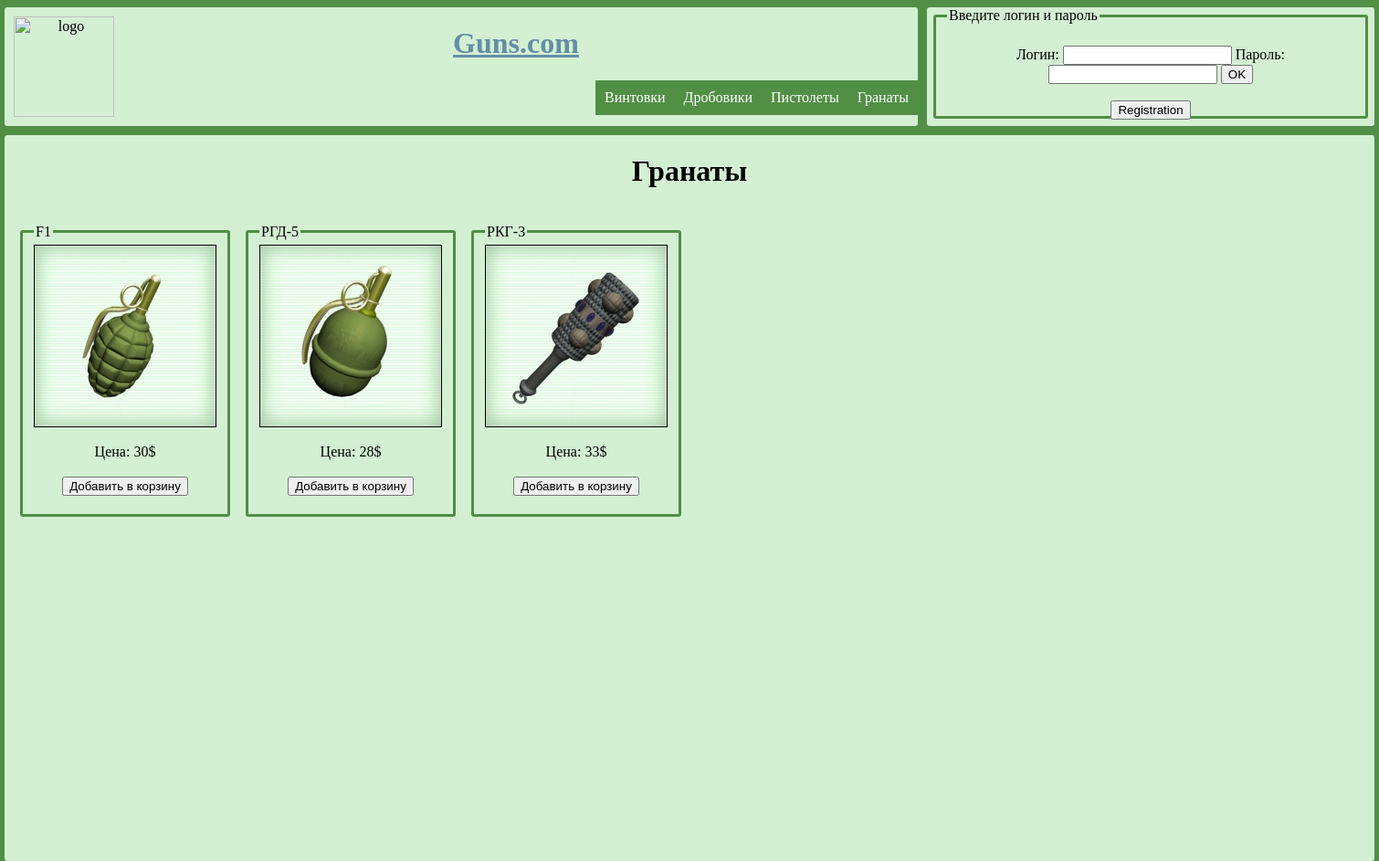
Screenshot of /output.php?value=Гранаты with the database file from the repository.
### tables this page shows
CREATE TABLE `tovars` (
  `id` int(6) UNSIGNED NOT NULL,
  `product` varchar(50) NOT NULL,
  `category` varchar(30) NOT NULL,
  `price` varchar(30) NOT NULL,
  `photo` varchar(100) NOT NULL
);

### output.php (the view, shortened to what this page needs)
<?php
    $cat = $_GET['value'];
    $conn = mysqli_connect('localhost', 'root', '5956861', "shop");
    $sql = "SELECT * FROM tovars WHERE category='$cat' ";
    $res = mysqli_query($conn, $sql);
?>
<html lang="en">
<head>
    <link rel="stylesheet" href="index.css">
</head>
<body>
<center>
<div class="up">
<img class="logo" src="https://cs9.pikabu.ru/images/previews_comm/2017-03_6/14908654351521703.png" alt="logo" title="Logo" align="left">
<h1><a href="index.php">Guns.com</a></h1>
<ul class="menu">
        <li><a href="output.php?value=Гранаты" name='Гранаты'>Гранаты</a>
        </li>
        <li><a href="output.php?value=Пистолеты" name='Пистолеты'>Пистолеты</a>
        </li>
        <li><a href="output.php?value=Дробовики" name='Дробовики'>Дробовики</a>
        </li>
        <li><a href="output.php?value=Винтовки" name='Винтовки'>Винтовки</a>
        </li>
    </ul>
</div>
<div class="loginform">
<form name = "index.php" method = "POST" action = "index.php">
        <fieldset class="log">
        <?php if (!isset($_SESSION[login])) { ?>
            <legend>Введите логин и пароль </legend>
            <font color="red"><?php echo "$_SESSION[msgerrornodata]"; ?></font><br>
            Логин: <input type = "text" name = "login" value = "">
            Пароль: <input type = "password" name = "password" value = "">
            <input type = "submit" name = "submit" value = "OK">
            <br><br>
            <?php } ?>
        </form>
        <?php if (!isset($_SESSION[login])) { ?>
        <form method="get" action="registration.php">
            <input type="submit" name="submit" value="Registration"/>
        </form>
        <?php } ?>
</div>
    <div class="centerside">
        <h1><?php echo $cat; ?></h1>
        <?php while ($row = mysqli_fetch_assoc($res))
        {
            echo "<fieldset class=\"tovar\"><legend>$row[product]</legend><img width='200px' height='200px' src=$row[photo]><br><br>Цена: $row[price]$
            <form action='index.php' method='post'><br><button name = 'button' type=\"submit\" value=\"$row[id]\">
        Добавить в корзину</button></form>
        </fieldset>";
        }?>
    </div>
</body>
</html>

### index.css (style rules this page uses)
body { background-color: #518f45; width: 1500px; margin-left: auto; margin-right: auto; font-family:Verdana; }
img.logo { height: 110px; margin: 10px 0 0 10px; }
fieldset.log { border: solid 3px #518f45; height: 100px; width: 446px; border-radius: 3px; }
fieldset.tovar { border: solid 3px #518f45; height: 300px; width: 200px; border-radius: 3px; float: left; margin: 17px 0px 10px 17px; }
a { color:#648ea5; }
.up { height: 130px; width: 1000px; border-radius: 3px; float: left; background-color: #d4f0d3; }
.loginform { height: 130px; width: 490px; border-radius: 3px; float: left; margin-left: 10px; background-color: #d4f0d3; }
.centerside { min-height: 795px; height: auto; width: 1500px; border-radius: 3px; background-color: #d4f0d3; float: left; margin: 10px 0 0 0px; }
ul { display: block; margin: 0; padding: 0; list-style: none; }
ul:after { display: block; content: ' '; clear: both; float: none; }
ul.menu > li { float: right; position: relative; }
ul.menu > li > a { display: block; padding: 10px; color: white; background-color: #518f45; text-decoration: none; }

### rows the page displays
tovars: product "F1", photo (picture), price "30", $row[id] 13 (drawn)
tovars: product "РГД-5", photo (picture), price "28", $row[id] 16 (drawn)
tovars: product "РКГ-3", photo (picture), price "33", $row[id] 17 (drawn)

### other values shown
$cat "Гранаты"
